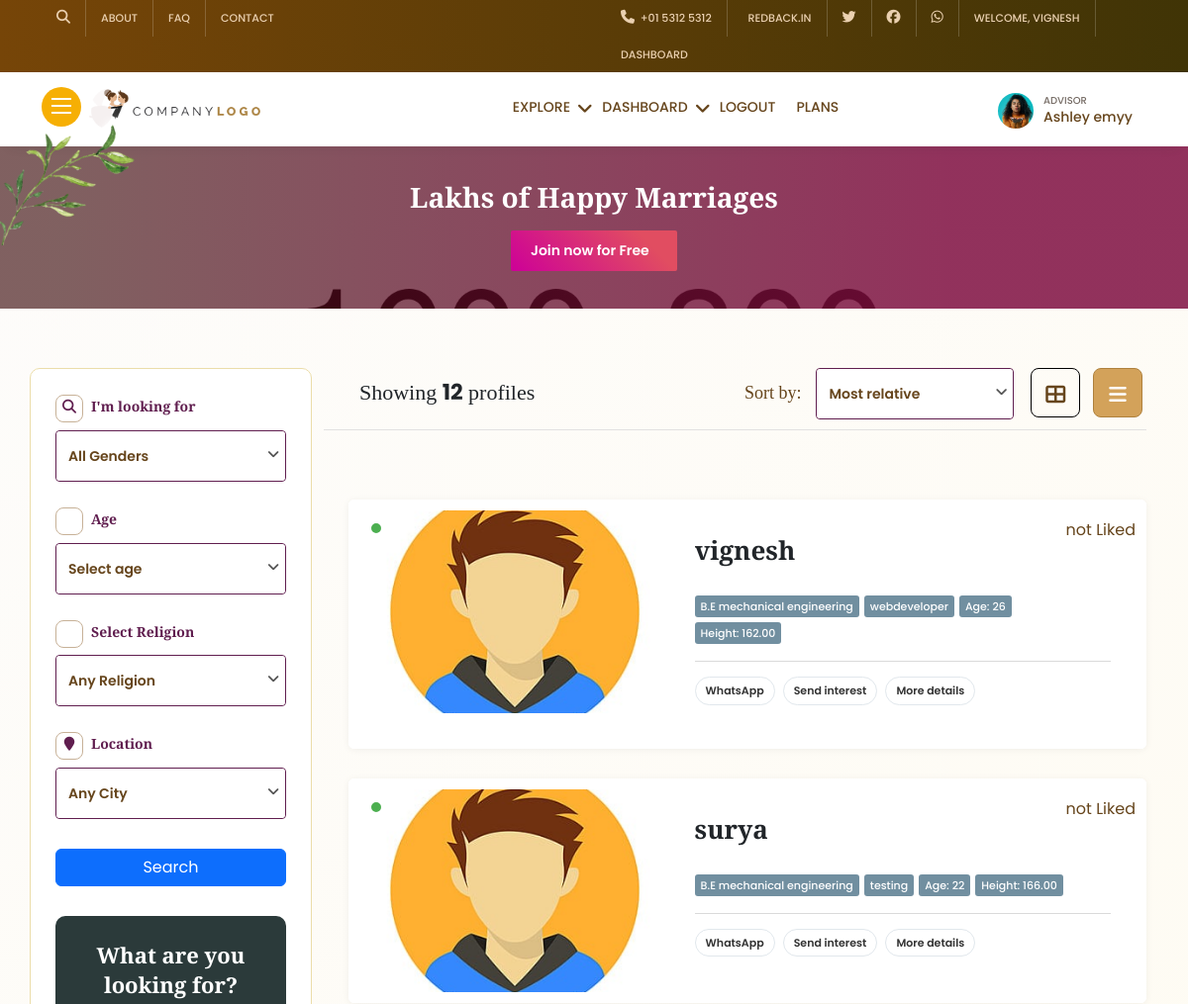
Before: /search/ (signed in, upper part) with the older database file.
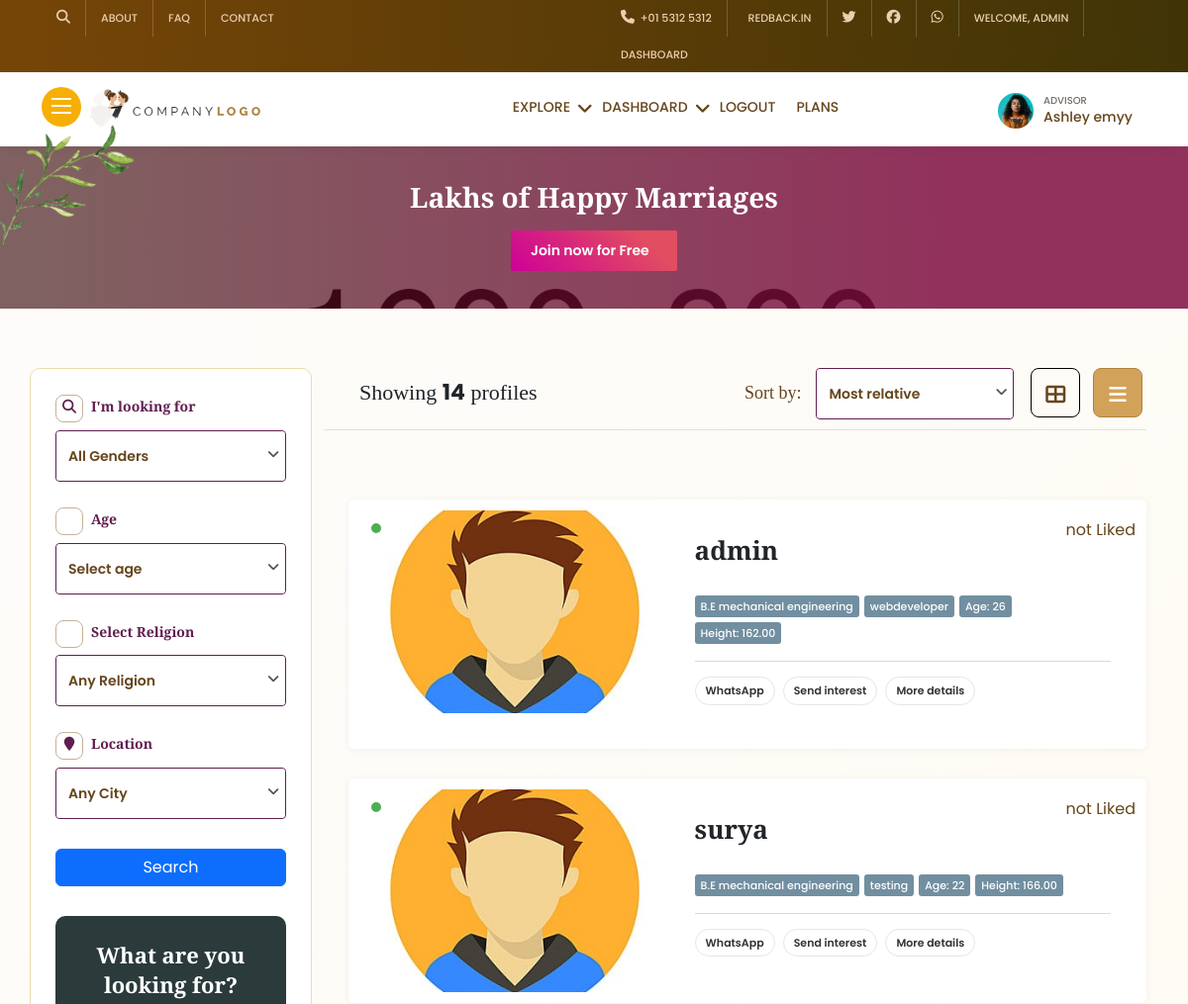
After: the same page with the newer database file.
### app/models.py (models this page shows, shortened)
class User(AbstractBaseUser,PermissionsMixin):
    email = models.EmailField(max_length=255, unique=True)
    name = models.CharField(max_length=255)
    phone = models.CharField(max_length=15)
    aadhaar = models.CharField(
        max_length=12,
        validators=[
            RegexValidator(
                regex=r'^\d{12}$',
                message='Aadhaar number must be exactly 12 digits',
                code='invalid_aadhaar'
            ),
        ],
        help_text="Enter your 12-digit Aadhaar number"
    )
    is_active = models.BooleanField(default=True)
    is_admin = models.BooleanField(default=False)
    is_superuser=models.BooleanField(default=False)
    objects = UserManager()
    USERNAME_FIELD = 'email'
    REQUIRED_FIELDS = ['name', 'phone']

class Biodata(models.Model):
    user = models.OneToOneField(User, on_delete=models.CASCADE)
    gender = models.CharField(choices=genderchoices,max_length=10)
    city = models.ForeignKey(City, on_delete=models.SET_NULL, null=True)
    date_of_birth = models.DateField()
    age = models.IntegerField()
    height = models.DecimalField(max_digits=5, decimal_places=2)  # Example: 5.9 for 5'9"
    weight = models.DecimalField(max_digits=5, decimal_places=2)  # Example: 70.5 for 70.5 kg
    father_name = models.CharField(max_length=150)
    mother_name = models.CharField(max_length=150)
    address = models.TextField()
    job_type = models.ForeignKey(JobType, on_delete=models.SET_NULL, null=True)
    company_name = models.CharField(max_length=150)
    salary = models.IntegerField()
    job_experience = models.DecimalField(max_digits=5, decimal_places=2)  # Example: 3.5 for 3.5 years
    degree = models.CharField(max_length=150)
    about = models.TextField(default='no details')
    school = models.CharField(max_length=150)
    college = models.CharField(max_length=150)
    whatsapp_link = models.URLField(max_length=200, blank=True, null=True)
    facebook_link = models.URLField(max_length=200, blank=True, null=True)
    instagram_link = models.URLField(max_length=200, blank=True, null=True)
    x_link = models.URLField(max_length=200, blank=True, null=True)  # X (formerly Twitter)
    youtube_link = models.URLField(max_length=200, blank=True, null=True)
    linkedin_link = models.URLField(max_length=200, blank=True, null=True)
    hobbies = models.ManyToManyField(Hobby)
    religion = models.ForeignKey(Religion, on_delete=models.SET_NULL, null=True)
    family_name = models.CharField(max_length=150)
    profession = models.CharField(max_length=150)
    position = models.CharField(max_length=150)
    image1 = models.ImageField(upload_to='images/profile', blank=True, null=True)
    image2 = models.ImageField(upload_to='images/profile', blank=True, null=True)
    image3 = models.ImageField(upload_to='images/profile', blank=True, null=True)
    image4 = models.ImageField(upload_to='images/profile', blank=True, null=True)

### app/views/biodataview.py (the view, shortened to what this page needs)
# urls.py: path('search/',biodataview.searchprofile, name='search'),
@login_required(login_url='login')
def searchprofile(request):
    if request.method == 'POST' or request.method == 'GET':
        gender = request.GET.get('gender', 'all') if request.method == 'GET' else request.POST.get('gender', 'all')
        age = request.GET.get('age', 'all') if request.method == 'GET' else request.POST.get('age', 'all')
        city = request.GET.get('city', 'all') if request.method == 'GET' else request.POST.get('city', 'all')
        religion = request.GET.get('religion', 'all') if request.method == 'GET' else request.POST.get('religion', 'all')
        cities = City.objects.all()
        religions = Religion.objects.all()
        profiles = Biodata.objects.all()
        if gender != 'all':
            profiles = profiles.filter(gender=gender)
        if city != 'all':
            profiles = profiles.filter(city__name=city)
        if religion != 'all':
            profiles = profiles.filter(religion__name=religion)
        totalprofiles = profiles.count()
        paginator = Paginator(profiles, 5)
        page_number = request.GET.get('page', 1)
        page_obj = paginator.get_page(page_number)
        user_has_liked = False
        profiles_data = []
        for profile in page_obj:
            user_has_liked = Like.objects.filter(user=request.user, biodata=profile).exists()
            profiles_data.append({
                'id': profile.id,
                'gender': profile.gender,
                'name': profile.user.name,
                'degree': profile.degree,
                'profession': profile.profession,
                'age': profile.age,
                'height': profile.height,
                'image1': profile.image1.url if profile.image1 else '',
                'user_has_liked': user_has_liked
            })
        return render(request, 'pages/filteredprofiles.html', {
            'profiles': page_obj,
            'totalprofiles': totalprofiles,
            'gender': gender,
            'age': age,
            'city': city,
            'religion': religion,
            'cities': cities,
            'religions': religions,
            'user_has_liked': user_has_liked  # Pass a default value for user_has_liked
        })
    return JsonResponse({'error': 'Invalid request method'}, status=400)

### templates/pages/filteredprofiles.html (shortened to what the changed rows need)
{% extends 'base/base.html' %}
{% load static %}
{% block content %}
    <section>
        <div class="all-pro-head">
            <div class="container">
                <div class="row">
                    <h1>Lakhs of Happy Marriages</h1>
                </div>
            </div>
        </div>
    </section>
    <section>
        <div class="all-weddpro all-jobs all-serexp chosenini">
            <div class="container">
                <div class="row">
                    <div class="col-md-9">
                        <div class="short-all">
                            <div class="short-lhs">
                                Showing <b>{{totalprofiles}}</b> profiles
                            </div>
                        </div>
                        <div class="all-list-sh">
                            <ul>
                                {% include 'inc/allprofile/filteredprofile.html' %}
                            </ul>
                        </div>
                    </div>
                </div>
            </div>
        </div>
    </section>
{% endblock content %}

### templates/inc/home/headersection.html (shortened to what this page needs)
    {% load static %}
    <div class="head-top">
        <div class="container">
            <div class="row">
                <div class="lhs">
                    <ul>
                        <li><a href="#!" class="ser-open"><i class="fa fa-search" aria-hidden="true"></i></a></li>
                        <li><a href="{% url 'about' %}">About</a></li>
                        <li><a href="{% url 'faq' %}">FAQ</a></li>
                        <li><a href="{% url 'contact' %}">Contact</a></li>
                    </ul>
                </div>
                <div class="rhs">
                    <ul>
                        <li><a href="tel:+9704462944"><i class="fa fa-phone" aria-hidden="true"></i> &nbsp;+01 5312
                                5312</a></li>
                        <li><a href="mailto:info@example.com">&nbsp; redback.in</a></li>
                        <li><a href="#!"><i class="fa-brands fa-twitter"></i></a></li>
                        <li><a href="#!"><i class="fa-brands fa-facebook"></i></a></li>
                        <li><a href="#!"><i class="fa-brands fa-whatsapp"></i></a></li>
                        {% if request.user.is_authenticated %}
                        <li><a href="#!">welcome, {{ request.user.name }}</a></li>
                        {% endif %}
                        {% if request.user.is_superuser %}
                        <li><a href="{% url 'adminhome' %}">Dashboard</a></li>
                        {% endif %}
                    </ul>
                </div>
            </div>
        </div>
    </div>
    <div class="hom-top">
        <div class="container">
            <div class="row">
                <div class="hom-nav">
                    <div class="logo">
                        <span class="menu desk-menu">
                            <i></i><i></i><i></i>
                        </span>
                        <a href="{% url 'home' %}" class="logo-brand"><img src="{% static 'images/logo-b.png' %}" alt="" loading="lazy"
                                class="ic-logo"></a>
                    </div>
                    <div class="bl">
                        <ul>
                            <li class="smenu-pare">
                                <span class="smenu">Explore</span>
                            </li>
                            {% if request.user.is_authenticated %}
                            <li class="smenu-pare">
                                <span class="smenu">Dashboard</span>
                            </li>
                            <li><a href="{% url 'logout' %}">Logout</a></li>
                            {% else %}
                            <li><a href="{% url 'register' %}">Register</a></li>
                            <li><a href="{% url 'login' %}">login</a></li>
                            {% endif %}
                            <li><a href="{% url 'plan' %}">Plans</a></li>
                        </ul>
                    </div>
                    <div class="al">
                        <div class="head-pro">
                            <img src="{% static 'images/og/emp1.jpg' %}" alt="" loading="lazy">
                            <b>Advisor</b><br>
                            <h4>Ashley emyy</h4>
                            <span class="fclick"></span>
                        </div>
                    </div>
                </div>
            </div>
        </div>
    </div>

### templates/inc/allprofile/filteredprofile.html (shortened to what this page needs)
{% load static %}
<div class="all-list-sh">
    <ul id="profile-list">
        {% for item in profiles %}
        <li>
            <div class="all-pro-box user-avil-onli" data-useravil="avilyes" data-aviltxt="Available online">
                <div class="pro-img">
                    <a href="{% url 'profile_detail' item.id %}">
                        {% if not item.image1 %}
                        {% if item.gender == 'Male' %}
                            <img src="{% static 'images/couples/maleavatar.jpg' %}" alt="male">
                        {% else %}
                            <img src="{% static 'images/couples/femaleavatar.jpg' %}" alt="female">
                        {% endif %}
                        {% else %}
                            <img src="{{ item.image1.url }}" alt="original">
                        {% endif %}
                    </a>
                    <div class="pro-ave" title="User currently available">
                        <span class="pro-ave-yes"></span>
                    </div>
                </div>
                <div class="pro-detail">
                    <h4><a href="{% url 'profile_detail' item.id %}">{{ item.user.name }}</a></h4>
                    <div class="pro-bio">
                        <span>{{ item.degree }}</span>
                        <span>{{ item.profession }}</span>
                        <span>Age: {{ item.age }}</span>
                        <span>Height: {{ item.height }}</span>
                    </div>
                    <div class="links">
                        <a href="#!">WhatsApp</a>
                        <a href="#!" class="cta cta-sendint" data-bs-toggle="modal" data-bs-target="#sendInter">Send interest</a>
                        <a href="profile-details.html">More details</a>
                    </div>
                </div>
                {% if item.user_has_liked %}
                <span class="enq-sav like-icon" data-biodata-id="{{ item.id }}" data-liked="true" title="Click to remove like.">
                    <i class="fa fa-thumbs-up" aria-hidden="true"></i> liked
                </span>
                {% else %}
                <span class="enq-sav like-icon" data-biodata-id="{{ item.id }}" data-liked="false" title="Click to like.">
                    <i class="fa fa-thumbs-o-down" aria-hidden="true"></i> not Liked
                </span>
                {% endif %}
            </div>
        </li>
        {% endfor %}
    </ul>
</div>
<div class="text-center">-- End of results --</div>

Changed rows visible on the page:
changed User: user.name "VIGNESH" → "ADMIN"
changed through a linked row, Biodata "webdeveloper": user.name "vignesh" → "admin"
Other visible differences:
{{ totalprofiles }}: "12" → "14"
